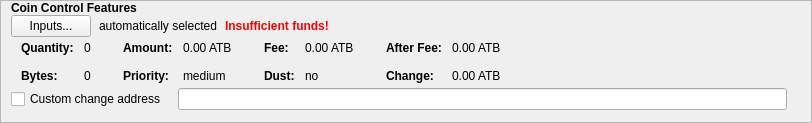
    <widget class="QFrame" name="frameCoinControl">
     <property name="sizePolicy">
      <sizepolicy hsizetype="Expanding" vsizetype="Expanding">
       <horstretch>0</horstretch>
       <verstretch>0</verstretch>
      </sizepolicy>
     </property>
     <property name="minimumSize">
      <size>
       <width>0</width>
       <height>0</height>
      </size>
     </property>
     <property name="maximumSize">
      <size>
       <width>16777215</width>
       <height>16777215</height>
      </size>
     </property>
     <property name="frameShape">
      <enum>QFrame::StyledPanel</enum>
     </property>
     <property name="frameShadow">
      <enum>QFrame::Sunken</enum>
     </property>
     <layout class="QVBoxLayout" name="verticalLayoutCoinControl2">
      <property name="spacing">
       <number>0</number>
      </property>
      <property name="leftMargin">
       <number>0</number>
      </property>
      <property name="topMargin">
       <number>0</number>
      </property>
      <property name="rightMargin">
       <number>0</number>
      </property>
      <property name="bottomMargin">
       <number>6</number>
      </property>
      <item>
       <layout class="QVBoxLayout" name="verticalLayoutCoinControl" stretch="0,0,0,0,0">
        <property name="spacing">
         <number>0</number>
        </property>
        <property name="leftMargin">
         <number>10</number>
        </property>
        <property name="topMargin">
         <number>0</number>
        </property>
        <item>
         <layout class="QHBoxLayout" name="horizontalLayoutCoinControl1">
          <property name="bottomMargin">
           <number>0</number>
          </property>
          <item>
           <widget class="QLabel" name="labelCoinControlFeatures">
            <property name="sizePolicy">
             <sizepolicy hsizetype="Preferred" vsizetype="Maximum">
              <horstretch>0</horstretch>
              <verstretch>0</verstretch>
             </sizepolicy>
            </property>
            <property name="font">
             <font>
              <weight>75</weight>
              <bold>true</bold>
             </font>
            </property>
            <property name="styleSheet">
             <string notr="true">font-weight:bold;</string>
            </property>
            <property name="text">
             <string>Coin Control Features</string>
            </property>
           </widget>
          </item>
         </layout>
        </item>
        <item>
         <layout class="QHBoxLayout" name="horizontalLayoutCoinControl2" stretch="0,0,0,0">
          <property name="spacing">
           <number>8</number>
          </property>
          <property name="bottomMargin">
           <number>0</number>
          </property>
          <item>
           <widget class="QPushButton" name="pushButtonCoinControl">
            <property name="styleSheet">
             <string notr="true"/>
            </property>
            <property name="text">
             <string>Inputs...</string>
            </property>
            <property name="autoDefault">
             <bool>false</bool>
            </property>
           </widget>
          </item>
          <item>
           <widget class="QLabel" name="labelCoinControlAutomaticallySelected">
            <property name="text">
             <string>automatically selected</string>
            </property>
            <property name="margin">
             <number>5</number>
            </property>
           </widget>
          </item>
          <item>
           <widget class="QLabel" name="labelCoinControlInsuffFunds">
            <property name="font">
             <font>
              <weight>75</weight>
              <bold>true</bold>
             </font>
            </property>
            <property name="styleSheet">
             <string notr="true">color:red;font-weight:bold;</string>
            </property>
            <property name="text">
             <string>Insufficient funds!</string>
            </property>
            <property name="margin">
             <number>5</number>
            </property>
           </widget>
          </item>
          <item>
           <spacer name="horizontalSpacerCoinControl">
            <property name="orientation">
             <enum>Qt::Horizontal</enum>
            </property>
            <property name="sizeHint" stdset="0">
             <size>
              <width>40</width>
              <height>1</height>
             </size>
            </property>
           </spacer>
          </item>
         </layout>
        </item>
        <item>
         <widget class="QWidget" name="widgetCoinControl" native="true">
          <property name="sizePolicy">
           <sizepolicy hsizetype="Preferred" vsizetype="Preferred">
            <horstretch>0</horstretch>
            <verstretch>0</verstretch>
           </sizepolicy>
          </property>
          <property name="minimumSize">
           <size>
            <width>0</width>
            <height>0</height>
           </size>
          </property>
          <property name="styleSheet">
           <string notr="true"/>
          </property>
          <layout class="QHBoxLayout" name="horizontalLayoutCoinControl5">
           <property name="leftMargin">
            <number>0</number>
           </property>
           <property name="topMargin">
            <number>0</number>
           </property>
           <property name="rightMargin">
            <number>0</number>
           </property>
           <property name="bottomMargin">
            <number>0</number>
           </property>
           <item>
            <layout class="QHBoxLayout" name="horizontalLayoutCoinControl3" stretch="0,0,0,1">
             <property name="spacing">
              <number>20</number>
             </property>
             <property name="topMargin">
              <number>0</number>
             </property>
             <property name="bottomMargin">
              <number>0</number>
             </property>
             <item>
              <layout class="QFormLayout" name="formLayoutCoinControl1">
               <property name="horizontalSpacing">
                <number>10</number>
               </property>
               <property name="verticalSpacing">
                <number>14</number>
               </property>
               <property name="leftMargin">
                <number>10</number>
               </property>
               <property name="topMargin">
                <number>4</number>
               </property>
               <property name="rightMargin">
                <number>6</number>
               </property>
               <item row="0" column="0">
                <widget class="QLabel" name="labelCoinControlQuantityText">
                 <property name="font">
                  <font>
                   <weight>75</weight>
                   <bold>true</bold>
                  </font>
                 </property>
                 <property name="text">
                  <string>Quantity:</string>
                 </property>
                 <property name="margin">
                  <number>0</number>
                 </property>
                </widget>
               </item>
               <item row="0" column="1">
                <widget class="QLabel" name="labelCoinControlQuantity">
                 <property name="cursor">
                  <cursorShape>IBeamCursor</cursorShape>
                 </property>
                 <property name="contextMenuPolicy">
                  <enum>Qt::ActionsContextMenu</enum>
                 </property>
                 <property name="text">
                  <string notr="true">0</string>
                 </property>
                 <property name="margin">
                  <number>0</number>
                 </property>
                 <property name="textInteractionFlags">
                  <set>Qt::LinksAccessibleByMouse|Qt::TextSelectableByKeyboard|Qt::TextSelectableByMouse</set>
                 </property>
                </widget>
               </item>
               <item row="1" column="0">
                <widget class="QLabel" name="labelCoinControlBytesText">
                 <property name="font">
                  <font>
                   <weight>75</weight>
                   <bold>true</bold>
                  </font>
                 </property>
                 <property name="text">
                  <string>Bytes:</string>
                 </property>
                </widget>
               </item>
               <item row="1" column="1">
                <widget class="QLabel" name="labelCoinControlBytes">
                 <property name="cursor">
                  <cursorShape>IBeamCursor</cursorShape>
                 </property>
                 <property name="contextMenuPolicy">
                  <enum>Qt::ActionsContextMenu</enum>
                 </property>
                 <property name="text">
                  <string notr="true">0</string>
                 </property>
                 <property name="textInteractionFlags">
                  <set>Qt::LinksAccessibleByMouse|Qt::TextSelectableByKeyboard|Qt::TextSelectableByMouse</set>
                 </property>
                </widget>
               </item>
              </layout>
             </item>
             <item>
              <layout class="QFormLayout" name="formLayoutCoinControl2">
               <property name="horizontalSpacing">
                <number>10</number>
               </property>
               <property name="verticalSpacing">
                <number>14</number>
               </property>
               <property name="leftMargin">
                <number>6</number>
               </property>
               <property name="topMargin">
                <number>4</number>
               </property>
               <property name="rightMargin">
                <number>6</number>
               </property>
               <item row="0" column="0">
                <widget class="QLabel" name="labelCoinControlAmountText">
                 <property name="font">
                  <font>
                   <weight>75</weight>
                   <bold>true</bold>
                  </font>
                 </property>
                 <property name="text">
                  <string>Amount:</string>
                 </property>
                 <property name="margin">
                  <number>0</number>
                 </property>
                </widget>
               </item>
               <item row="0" column="1">
                <widget class="QLabel" name="labelCoinControlAmount">
                 <property name="cursor">
                  <cursorShape>IBeamCursor</cursorShape>
                 </property>
                 <property name="contextMenuPolicy">
                  <enum>Qt::ActionsContextMenu</enum>
                 </property>
                 <property name="text">
                  <string notr="true">0.00 ATB</string>
                 </property>
                 <property name="textInteractionFlags">
                  <set>Qt::LinksAccessibleByMouse|Qt::TextSelectableByKeyboard|Qt::TextSelectableByMouse</set>
                 </property>
                </widget>
               </item>
               <item row="1" column="0">
                <widget class="QLabel" name="labelCoinControlPriorityText">
                 <property name="font">
                  <font>
                   <weight>75</weight>
                   <bold>true</bold>
                  </font>
                 </property>
                 <property name="text">
                  <string>Priority:</string>
                 </property>
                </widget>
               </item>
               <item row="1" column="1">
                <widget class="QLabel" name="labelCoinControlPriority">
                 <property name="cursor">
                  <cursorShape>IBeamCursor</cursorShape>
                 </property>
                 <property name="contextMenuPolicy">
                  <enum>Qt::ActionsContextMenu</enum>
                 </property>
                 <property name="text">
                  <string notr="true">medium</string>
                 </property>
                 <property name="textInteractionFlags">
                  <set>Qt::LinksAccessibleByMouse|Qt::TextSelectableByKeyboard|Qt::TextSelectableByMouse</set>
                 </property>
                </widget>
               </item>
              </layout>
             </item>
             <item>
              <layout class="QFormLayout" name="formLayoutCoinControl3">
               <property name="horizontalSpacing">
                <number>10</number>
               </property>
               <property name="verticalSpacing">
                <number>14</number>
               </property>
               <property name="leftMargin">
                <number>6</number>
               </property>
               <property name="topMargin">
                <number>4</number>
               </property>
               <property name="rightMargin">
                <number>6</number>
               </property>
               <item row="0" column="0">
                <widget class="QLabel" name="labelCoinControlFeeText">
                 <property name="font">
                  <font>
                   <weight>75</weight>
                   <bold>true</bold>
                  </font>
                 </property>
                 <property name="text">
                  <string>Fee:</string>
                 </property>
                 <property name="margin">
                  <number>0</number>
                 </property>
                </widget>
               </item>
               <item row="0" column="1">
                <widget class="QLabel" name="labelCoinControlFee">
                 <property name="cursor">
                  <cursorShape>IBeamCursor</cursorShape>
                 </property>
                 <property name="contextMenuPolicy">
                  <enum>Qt::ActionsContextMenu</enum>
                 </property>
                 <property name="text">
                  <string notr="true">0.00 ATB</string>
                 </property>
                 <property name="textInteractionFlags">
                  <set>Qt::LinksAccessibleByMouse|Qt::TextSelectableByKeyboard|Qt::TextSelectableByMouse</set>
                 </property>
                </widget>
               </item>
               <item row="1" column="0">
                <widget class="QLabel" name="labelCoinControlLowOutputText">
                 <property name="font">
                  <font>
                   <weight>75</weight>
                   <bold>true</bold>
                  </font>
                 </property>
                 <property name="text">
                  <string>Dust:</string>
                 </property>
                </widget>
               </item>
               <item row="1" column="1">
                <widget class="QLabel" name="labelCoinControlLowOutput">
                 <property name="cursor">
                  <cursorShape>IBeamCursor</cursorShape>
                 </property>
                 <property name="contextMenuPolicy">
                  <enum>Qt::ActionsContextMenu</enum>
                 </property>
                 <property name="text">
                  <string notr="true">no</string>
                 </property>
                 <property name="textInteractionFlags">
                  <set>Qt::LinksAccessibleByMouse|Qt::TextSelectableByKeyboard|Qt::TextSelectableByMouse</set>
                 </property>
                </widget>
               </item>
              </layout>
             </item>
             <item>
              <layout class="QFormLayout" name="formLayoutCoinControl4">
               <property name="horizontalSpacing">
                <number>10</number>
               </property>
               <property name="verticalSpacing">
                <number>14</number>
               </property>
               <property name="leftMargin">
                <number>6</number>
               </property>
               <property name="topMargin">
                <number>4</number>
               </property>
               <property name="rightMargin">
                <number>6</number>
               </property>
               <item row="0" column="0">
                <widget class="QLabel" name="labelCoinControlAfterFeeText">
                 <property name="font">
                  <font>
                   <weight>75</weight>
                   <bold>true</bold>
                  </font>
                 </property>
                 <property name="text">
                  <string>After Fee:</string>
                 </property>
                 <property name="margin">
                  <number>0</number>
                 </property>
                </widget>
               </item>
               <item row="0" column="1">
                <widget class="QLabel" name="labelCoinControlAfterFee">
                 <property name="cursor">
                  <cursorShape>IBeamCursor</cursorShape>
                 </property>
                 <property name="contextMenuPolicy">
                  <enum>Qt::ActionsContextMenu</enum>
                 </property>
                 <property name="text">
                  <string notr="true">0.00 ATB</string>
                 </property>
                 <property name="textInteractionFlags">
                  <set>Qt::LinksAccessibleByMouse|Qt::TextSelectableByKeyboard|Qt::TextSelectableByMouse</set>
                 </property>
                </widget>
               </item>
               <item row="1" column="0">
                <widget class="QLabel" name="labelCoinControlChangeText">
                 <property name="font">
                  <font>
                   <weight>75</weight>
                   <bold>true</bold>
                  </font>
                 </property>
                 <property name="text">
                  <string>Change:</string>
                 </property>
                </widget>
               </item>
               <item row="1" column="1">
                <widget class="QLabel" name="labelCoinControlChange">
                 <property name="cursor">
                  <cursorShape>IBeamCursor</cursorShape>
                 </property>
                 <property name="contextMenuPolicy">
                  <enum>Qt::ActionsContextMenu</enum>
                 </property>
                 <property name="text">
                  <string notr="true">0.00 ATB</string>
                 </property>
                 <property name="textInteractionFlags">
                  <set>Qt::LinksAccessibleByMouse|Qt::TextSelectableByKeyboard|Qt::TextSelectableByMouse</set>
                 </property>
                </widget>
               </item>
              </layout>
             </item>
            </layout>
           </item>
          </layout>
         </widget>
        </item>
        <item>
         <layout class="QHBoxLayout" name="horizontalLayoutCoinControl4" stretch="0,0,0">
          <property name="spacing">
           <number>12</number>
          </property>
          <property name="sizeConstraint">
           <enum>QLayout::SetDefaultConstraint</enum>
          </property>
          <property name="topMargin">
           <number>5</number>
          </property>
          <property name="rightMargin">
           <number>5</number>
          </property>
          <property name="bottomMargin">
           <number>5</number>
          </property>
          <item>
           <widget class="QCheckBox" name="checkBoxCoinControlChange">
            <property name="toolTip">
             <string>If this is activated, but the change address is empty or invalid, change will be sent to a newly generated address.</string>
            </property>
            <property name="text">
             <string>Custom change address</string>
            </property>
           </widget>
          </item>
          <item>
           <widget class="QValidatedLineEdit" name="lineEditCoinControlChange">
            <property name="enabled">
             <bool>true</bool>
            </property>
            <property name="sizePolicy">
             <sizepolicy hsizetype="Expanding" vsizetype="Fixed">
              <horstretch>0</horstretch>
              <verstretch>0</verstretch>
             </sizepolicy>
            </property>
           </widget>
          </item>
          <item>
           <widget class="QLabel" name="labelCoinControlChangeLabel">
            <property name="sizePolicy">
             <sizepolicy hsizetype="Preferred" vsizetype="Expanding">
              <horstretch>0</horstretch>
              <verstretch>0</verstretch>
             </sizepolicy>
            </property>
            <property name="minimumSize">
             <size>
              <width>0</width>
              <height>0</height>
             </size>
            </property>
            <property name="text">
             <string/>
            </property>
            <property name="margin">
             <number>3</number>
            </property>
           </widget>
          </item>
         </layout>
        </item>
        <item>
         <spacer name="verticalSpacerCoinControl">
          <property name="orientation">
           <enum>Qt::Vertical</enum>
          </property>
          <property name="sizeHint" stdset="0">
           <size>
            <width>800</width>
            <height>1</height>
           </size>
          </property>
         </spacer>
        </item>
       </layout>
      </item>
     </layout>
    </widget>
